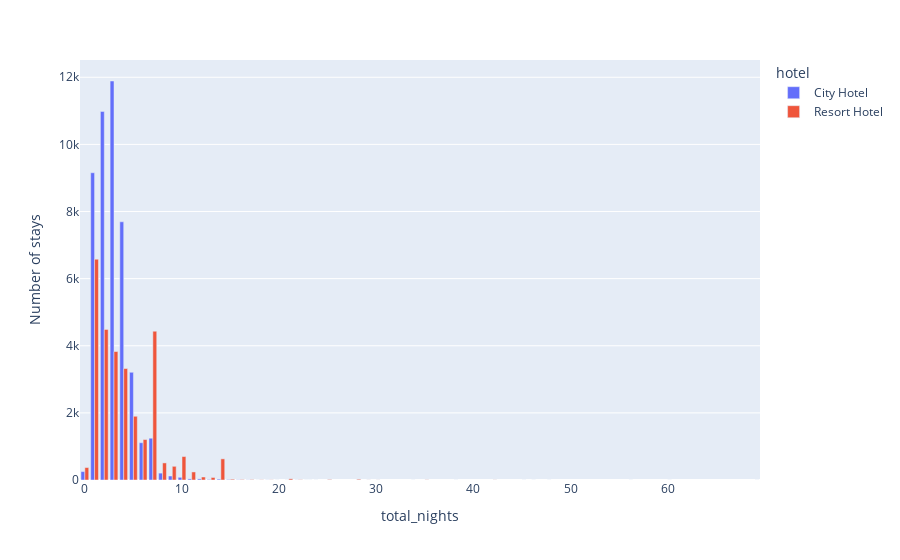

Source (notebook cell):
### Code cell
px.bar(data_frame = stay, x = 'total_nights', y = 'Number of stays', color = 'hotel', barmode = 'group')

### Figure 1 — Plotly figure (JSON) as saved in the notebook; plotly's stock layout.template omitted (floating-point values rounded to 4 significant figures)
{"data": [{"alignmentgroup": "True", "hovertemplate": "hotel=City Hotel<br>total_nights=%{x}<br>Number of stays=%{y}<extra></extra>", "legendgroup": "City Hotel", "marker": {"color": "#636efa", "pattern": {"shape": ""}}, "name": "City Hotel", "offsetgroup": "City Hotel", "orientation": "v", "showlegend": true, "textposition": "auto", "type": "bar", "x": [0, 1, 2, 3, 4, 5, 6, 7, 8, 9, 10, 11, 12, 13, 14, 15, 16, 17, 18, 19, 20, 21, 22, 23, 24, 34, 48], "xaxis": "x", "y": [251, 9155, 10983, 11889, 7694, 3210, 1111, 1245, 205, 119, 80, 33, 33, 15, 26, 14, 6, 4, 1, 2, 1, 1, 2, 1, 1, 1, 1], "yaxis": "y"}, {"alignmentgroup": "True", "hovertemplate": "hotel=Resort Hotel<br>total_nights=%{x}<br>Number of stays=%{y}<extra></extra>", "legendgroup": "Resort Hotel", "marker": {"color": "#EF553B", "pattern": {"shape": ""}}, "name": "Resort Hotel", "offsetgroup": "Resort Hotel", "orientation": "v", "showlegend": true, "textposition": "auto", "type": "bar", "x": [0, 1, 2, 3, 4, 5, 6, 7, 8, 9, 10, 11, 12, 13, 14, 15, 16, 17, 18, 19, 21, 22, 23, 25, 28, 29, 30, 35, 38, 42, 45, 46, 56, 60, 69], "xaxis": "x", "y": [371, 6579, 4488, 3828, 3321, 1899, 1205, 4434, 509, 408, 699, 240, 89, 75, 630, 23, 12, 11, 5, 4, 35, 7, 1, 14, 22, 2, 2, 5, 1, 3, 1, 1, 1, 1, 1], "yaxis": "y"}], "layout": {"barmode": "group", "legend": {"title": {"text": "hotel"}, "tracegroupgap": 0}, "margin": {"t": 60}, "xaxis": {"anchor": "y", "domain": [0, 1], "title": {"text": "total_nights"}}, "yaxis": {"anchor": "x", "domain": [0, 1], "title": {"text": "Number of stays"}}}}
